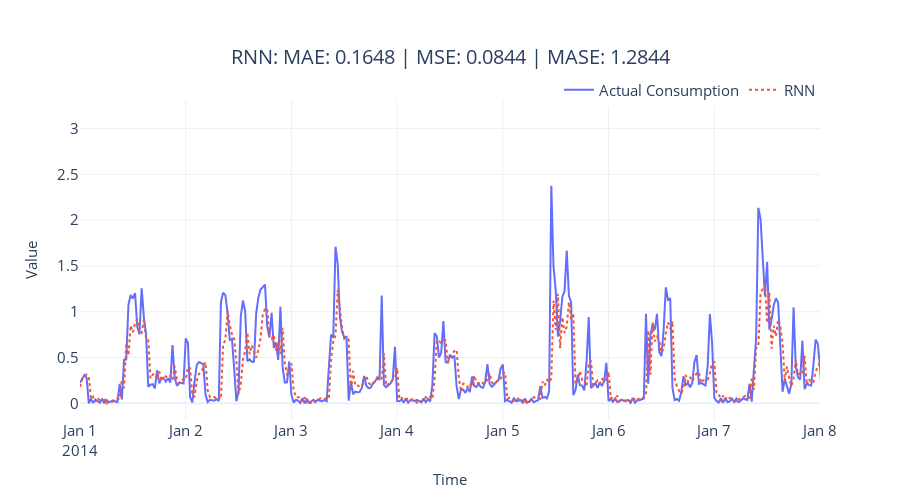

This figure's notebook cell:
### Code cell
import plotly.graph_objects as go
import plotly.express as px

def create_forecast_plot(pred_df, rnn_config, metrics):
    # Setup colors
    colors = px.colors.qualitative.Plotly
    actual_color = colors[0]
    forecast_color = colors[1]

    # Create figure
    fig = go.Figure()

    # Add actual values trace
    mask = ~pred_df[rnn_config.rnn_type].isnull()
    fig.add_trace(
        go.Scatter(
            x=pred_df[mask].index,
            y=pred_df[mask].energy_consumption,
            mode="lines",
            line=dict(color=actual_color, width=2),
            name="Actual Consumption"
        )
    )

    # Add forecast trace
    fig.add_trace(
        go.Scatter(
            x=pred_df[mask].index,
            y=pred_df.loc[mask, rnn_config.rnn_type],
            mode="lines",
            line=dict(color=forecast_color, width=2, dash="dot"),
            name=rnn_config.rnn_type
        )
    )

    # Update layout
    fig.update_layout(
        # Size and title
        autosize=False,
        width=900,
        height=500,
        title=dict(
            text=f"{rnn_config.rnn_type}: MAE: {metrics['MAE']:.4f} | MSE: {metrics['MSE']:.4f} | MASE: {metrics['MASE']:.4f}",
            x=0.5,
            xanchor="center",
            yanchor="top",
            font=dict(size=20)
        ),
        
        # Legend
        showlegend=True,
        legend=dict(
            font=dict(size=15),
            orientation="h",
            yanchor="bottom",
            y=0.98,
            xanchor="right",
            x=1
        ),
        
        # Axes
        xaxis=dict(
            title="Time",
            titlefont=dict(size=15),
            tickfont=dict(size=15),
            type="date",
            range=["2014-01-01", "2014-01-08"]
        ),
        yaxis=dict(
            title="Value",
            titlefont=dict(size=15),
            tickfont=dict(size=15)
        ),
        
        # Template and margins
        template="plotly_white",
        margin=dict(l=80, r=80, t=100, b=80)
    )

    return fig

# Usage:
fig = create_forecast_plot(pred_df, rnn_config, metrics)
fig.show()

### Figure 1 — Plotly figure (JSON) as saved in the notebook; plotly's stock layout.template omitted (floating-point values rounded to 4 significant figures; data arrays with more than 128 entries replaced by an {"elided": "..."} marker saying what was removed)
{"data": [{"line": {"color": "#636EFA", "width": 2}, "mode": "lines", "name": "Actual Consumption", "type": "scatter", "x": {"elided": "1488 str values"}, "y": {"elided": "1488 float values"}}, {"line": {"color": "#EF553B", "dash": "dot", "width": 2}, "mode": "lines", "name": "RNN", "type": "scatter", "x": {"elided": "1488 str values"}, "y": {"elided": "1488 float values"}}], "layout": {"autosize": false, "height": 500, "legend": {"font": {"size": 15}, "orientation": "h", "x": 1, "xanchor": "right", "y": 0.98, "yanchor": "bottom"}, "margin": {"b": 80, "l": 80, "r": 80, "t": 100}, "showlegend": true, "title": {"font": {"size": 20}, "text": "RNN: MAE: 0.1648 | MSE: 0.0844 | MASE: 1.2844", "x": 0.5, "xanchor": "center", "yanchor": "top"}, "width": 900, "xaxis": {"range": ["2014-01-01", "2014-01-08"], "tickfont": {"size": 15}, "title": {"font": {"size": 15}, "text": "Time"}, "type": "date"}, "yaxis": {"tickfont": {"size": 15}, "title": {"font": {"size": 15}, "text": "Value"}}}}
